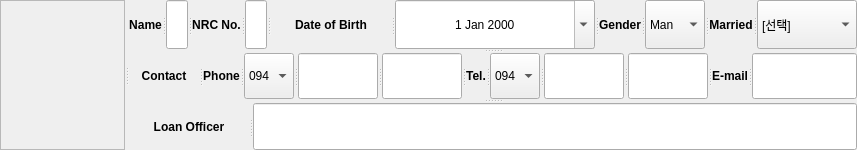
      <widget class="QSplitter" name="splitter_44">
       <property name="orientation">
        <enum>Qt::Horizontal</enum>
       </property>
       <widget class="QFrame" name="frame">
        <property name="minimumSize">
         <size>
          <width>125</width>
          <height>150</height>
         </size>
        </property>
        <property name="maximumSize">
         <size>
          <width>125</width>
          <height>150</height>
         </size>
        </property>
        <property name="frameShape">
         <enum>QFrame::StyledPanel</enum>
        </property>
        <property name="frameShadow">
         <enum>QFrame::Raised</enum>
        </property>
       </widget>
       <widget class="QSplitter" name="splitter_43">
        <property name="orientation">
         <enum>Qt::Vertical</enum>
        </property>
        <widget class="QSplitter" name="splitter_2">
         <property name="minimumSize">
          <size>
           <width>0</width>
           <height>30</height>
          </size>
         </property>
         <property name="maximumSize">
          <size>
           <width>16777215</width>
           <height>16777215</height>
          </size>
         </property>
         <property name="orientation">
          <enum>Qt::Horizontal</enum>
         </property>
         <widget class="QLabel" name="customerName_2">
          <property name="maximumSize">
           <size>
            <width>80</width>
            <height>16777215</height>
           </size>
          </property>
          <property name="font">
           <font>
            <pointsize>9</pointsize>
            <weight>75</weight>
            <bold>true</bold>
           </font>
          </property>
          <property name="mouseTracking">
           <bool>true</bool>
          </property>
          <property name="text">
           <string>Name</string>
          </property>
          <property name="alignment">
           <set>Qt::AlignCenter</set>
          </property>
         </widget>
         <widget class="QLineEdit" name="name"/>
         <widget class="QLabel" name="customerNickname_2">
          <property name="maximumSize">
           <size>
            <width>100</width>
            <height>16777215</height>
           </size>
          </property>
          <property name="font">
           <font>
            <pointsize>9</pointsize>
            <weight>75</weight>
            <bold>true</bold>
           </font>
          </property>
          <property name="mouseTracking">
           <bool>true</bool>
          </property>
          <property name="text">
           <string>NRC No.</string>
          </property>
          <property name="alignment">
           <set>Qt::AlignCenter</set>
          </property>
         </widget>
         <widget class="QLineEdit" name="nrcNo"/>
         <widget class="QLabel" name="dateOfBirthLabel">
          <property name="minimumSize">
           <size>
            <width>120</width>
            <height>0</height>
           </size>
          </property>
          <property name="maximumSize">
           <size>
            <width>120</width>
            <height>16777215</height>
           </size>
          </property>
          <property name="font">
           <font>
            <pointsize>9</pointsize>
            <weight>75</weight>
            <bold>true</bold>
           </font>
          </property>
          <property name="mouseTracking">
           <bool>true</bool>
          </property>
          <property name="text">
           <string>Date of Birth</string>
          </property>
          <property name="alignment">
           <set>Qt::AlignCenter</set>
          </property>
         </widget>
         <widget class="QDateEdit" name="dateOfBirth">
          <property name="minimumSize">
           <size>
            <width>200</width>
            <height>0</height>
           </size>
          </property>
          <property name="maximumSize">
           <size>
            <width>200</width>
            <height>16777215</height>
           </size>
          </property>
          <property name="mouseTracking">
           <bool>false</bool>
          </property>
          <property name="focusPolicy">
           <enum>Qt::TabFocus</enum>
          </property>
          <property name="autoFillBackground">
           <bool>false</bool>
          </property>
          <property name="frame">
           <bool>true</bool>
          </property>
          <property name="alignment">
           <set>Qt::AlignCenter</set>
          </property>
          <property name="buttonSymbols">
           <enum>QAbstractSpinBox::UpDownArrows</enum>
          </property>
          <property name="accelerated">
           <bool>false</bool>
          </property>
          <property name="correctionMode">
           <enum>QAbstractSpinBox::CorrectToPreviousValue</enum>
          </property>
          <property name="calendarPopup">
           <bool>true</bool>
          </property>
          <property name="date">
           <date>
            <year>2000</year>
            <month>1</month>
            <day>1</day>
           </date>
          </property>
         </widget>
         <widget class="QLabel" name="customerGender_2">
          <property name="maximumSize">
           <size>
            <width>80</width>
            <height>16777215</height>
           </size>
          </property>
          <property name="font">
           <font>
            <pointsize>9</pointsize>
            <weight>75</weight>
            <bold>true</bold>
           </font>
          </property>
          <property name="mouseTracking">
           <bool>true</bool>
          </property>
          <property name="text">
           <string>Gender</string>
          </property>
          <property name="alignment">
           <set>Qt::AlignCenter</set>
          </property>
         </widget>
         <widget class="QComboBox" name="gender">
          <property name="minimumSize">
           <size>
            <width>60</width>
            <height>0</height>
           </size>
          </property>
          <property name="maximumSize">
           <size>
            <width>60</width>
            <height>16777215</height>
           </size>
          </property>
          <item>
           <property name="text">
            <string>Man</string>
           </property>
          </item>
          <item>
           <property name="text">
            <string>Woman</string>
           </property>
          </item>
         </widget>
         <widget class="QLabel" name="customerMarried_2">
          <property name="font">
           <font>
            <pointsize>9</pointsize>
            <weight>75</weight>
            <bold>true</bold>
           </font>
          </property>
          <property name="mouseTracking">
           <bool>true</bool>
          </property>
          <property name="text">
           <string>Married</string>
          </property>
          <property name="alignment">
           <set>Qt::AlignCenter</set>
          </property>
         </widget>
         <widget class="QComboBox" name="married">
          <property name="minimumSize">
           <size>
            <width>100</width>
            <height>0</height>
           </size>
          </property>
          <item>
           <property name="text">
            <string>[선택]</string>
           </property>
          </item>
          <item>
           <property name="text">
            <string>기혼</string>
           </property>
          </item>
          <item>
           <property name="text">
            <string>미혼</string>
           </property>
          </item>
          <item>
           <property name="text">
            <string>동거</string>
           </property>
          </item>
          <item>
           <property name="text">
            <string>별거</string>
           </property>
          </item>
          <item>
           <property name="text">
            <string>이혼</string>
           </property>
          </item>
          <item>
           <property name="text">
            <string>사별</string>
           </property>
          </item>
         </widget>
        </widget>
        <widget class="QSplitter" name="splitter">
         <property name="minimumSize">
          <size>
           <width>0</width>
           <height>30</height>
          </size>
         </property>
         <property name="maximumSize">
          <size>
           <width>16777215</width>
           <height>16777215</height>
          </size>
         </property>
         <property name="orientation">
          <enum>Qt::Horizontal</enum>
         </property>
         <widget class="QLabel" name="customerMobile_2">
          <property name="minimumSize">
           <size>
            <width>70</width>
            <height>0</height>
           </size>
          </property>
          <property name="maximumSize">
           <size>
            <width>70</width>
            <height>16777215</height>
           </size>
          </property>
          <property name="font">
           <font>
            <pointsize>9</pointsize>
            <weight>75</weight>
            <bold>true</bold>
           </font>
          </property>
          <property name="mouseTracking">
           <bool>true</bool>
          </property>
          <property name="text">
           <string>Contact</string>
          </property>
          <property name="alignment">
           <set>Qt::AlignCenter</set>
          </property>
         </widget>
         <widget class="QLabel" name="customerMobile_3">
          <property name="maximumSize">
           <size>
            <width>80</width>
            <height>16777215</height>
           </size>
          </property>
          <property name="font">
           <font>
            <pointsize>9</pointsize>
            <weight>75</weight>
            <bold>true</bold>
           </font>
          </property>
          <property name="mouseTracking">
           <bool>true</bool>
          </property>
          <property name="text">
           <string>Phone</string>
          </property>
          <property name="alignment">
           <set>Qt::AlignCenter</set>
          </property>
         </widget>
         <widget class="QComboBox" name="phone1">
          <property name="minimumSize">
           <size>
            <width>50</width>
            <height>0</height>
           </size>
          </property>
          <property name="maximumSize">
           <size>
            <width>50</width>
            <height>16777215</height>
           </size>
          </property>
          <item>
           <property name="text">
            <string>094</string>
           </property>
          </item>
          <item>
           <property name="text">
            <string>096</string>
           </property>
          </item>
         </widget>
         <widget class="QLineEdit" name="phone2">
          <property name="minimumSize">
           <size>
            <width>80</width>
            <height>0</height>
           </size>
          </property>
          <property name="maximumSize">
           <size>
            <width>80</width>
            <height>16777215</height>
           </size>
          </property>
          <property name="frame">
           <bool>true</bool>
          </property>
          <property name="alignment">
           <set>Qt::AlignCenter</set>
          </property>
         </widget>
         <widget class="QLineEdit" name="phone3">
          <property name="minimumSize">
           <size>
            <width>80</width>
            <height>0</height>
           </size>
          </property>
          <property name="maximumSize">
           <size>
            <width>80</width>
            <height>16777215</height>
           </size>
          </property>
          <property name="frame">
           <bool>true</bool>
          </property>
          <property name="alignment">
           <set>Qt::AlignCenter</set>
          </property>
         </widget>
         <widget class="QLabel" name="customerPhone_2">
          <property name="maximumSize">
           <size>
            <width>80</width>
            <height>16777215</height>
           </size>
          </property>
          <property name="font">
           <font>
            <pointsize>9</pointsize>
            <weight>75</weight>
            <bold>true</bold>
           </font>
          </property>
          <property name="mouseTracking">
           <bool>true</bool>
          </property>
          <property name="text">
           <string>Tel.</string>
          </property>
          <property name="alignment">
           <set>Qt::AlignCenter</set>
          </property>
         </widget>
         <widget class="QComboBox" name="tel1">
          <property name="minimumSize">
           <size>
            <width>50</width>
            <height>0</height>
           </size>
          </property>
          <property name="maximumSize">
           <size>
            <width>50</width>
            <height>16777215</height>
           </size>
          </property>
          <item>
           <property name="text">
            <string>094</string>
           </property>
          </item>
          <item>
           <property name="text">
            <string>096</string>
           </property>
          </item>
         </widget>
         <widget class="QLineEdit" name="tel2">
          <property name="minimumSize">
           <size>
            <width>80</width>
            <height>0</height>
           </size>
          </property>
          <property name="maximumSize">
           <size>
            <width>80</width>
            <height>16777215</height>
           </size>
          </property>
          <property name="frame">
           <bool>true</bool>
          </property>
          <property name="alignment">
           <set>Qt::AlignCenter</set>
          </property>
         </widget>
         <widget class="QLineEdit" name="tel3">
          <property name="minimumSize">
           <size>
            <width>80</width>
            <height>0</height>
           </size>
          </property>
          <property name="maximumSize">
           <size>
            <width>80</width>
            <height>16777215</height>
           </size>
          </property>
          <property name="frame">
           <bool>true</bool>
          </property>
          <property name="alignment">
           <set>Qt::AlignCenter</set>
          </property>
         </widget>
         <widget class="QLabel" name="customerEmail_2">
          <property name="maximumSize">
           <size>
            <width>80</width>
            <height>16777215</height>
           </size>
          </property>
          <property name="font">
           <font>
            <pointsize>9</pointsize>
            <weight>75</weight>
            <bold>true</bold>
           </font>
          </property>
          <property name="mouseTracking">
           <bool>true</bool>
          </property>
          <property name="text">
           <string>E-mail</string>
          </property>
          <property name="alignment">
           <set>Qt::AlignCenter</set>
          </property>
         </widget>
         <widget class="QLineEdit" name="email">
          <property name="alignment">
           <set>Qt::AlignCenter</set>
          </property>
         </widget>
        </widget>
        <widget class="QSplitter" name="splitter_30">
         <property name="minimumSize">
          <size>
           <width>0</width>
           <height>30</height>
          </size>
         </property>
         <property name="maximumSize">
          <size>
           <width>16777215</width>
           <height>16777215</height>
          </size>
         </property>
         <property name="orientation">
          <enum>Qt::Horizontal</enum>
         </property>
         <widget class="QLabel" name="customerName_14">
          <property name="minimumSize">
           <size>
            <width>120</width>
            <height>0</height>
           </size>
          </property>
          <property name="maximumSize">
           <size>
            <width>120</width>
            <height>16777215</height>
           </size>
          </property>
          <property name="font">
           <font>
            <pointsize>9</pointsize>
            <weight>75</weight>
            <bold>true</bold>
           </font>
          </property>
          <property name="mouseTracking">
           <bool>true</bool>
          </property>
          <property name="text">
           <string>Loan Officer</string>
          </property>
          <property name="alignment">
           <set>Qt::AlignCenter</set>
          </property>
         </widget>
         <widget class="QLineEdit" name="loanOfficer"/>
        </widget>
       </widget>
      </widget>
